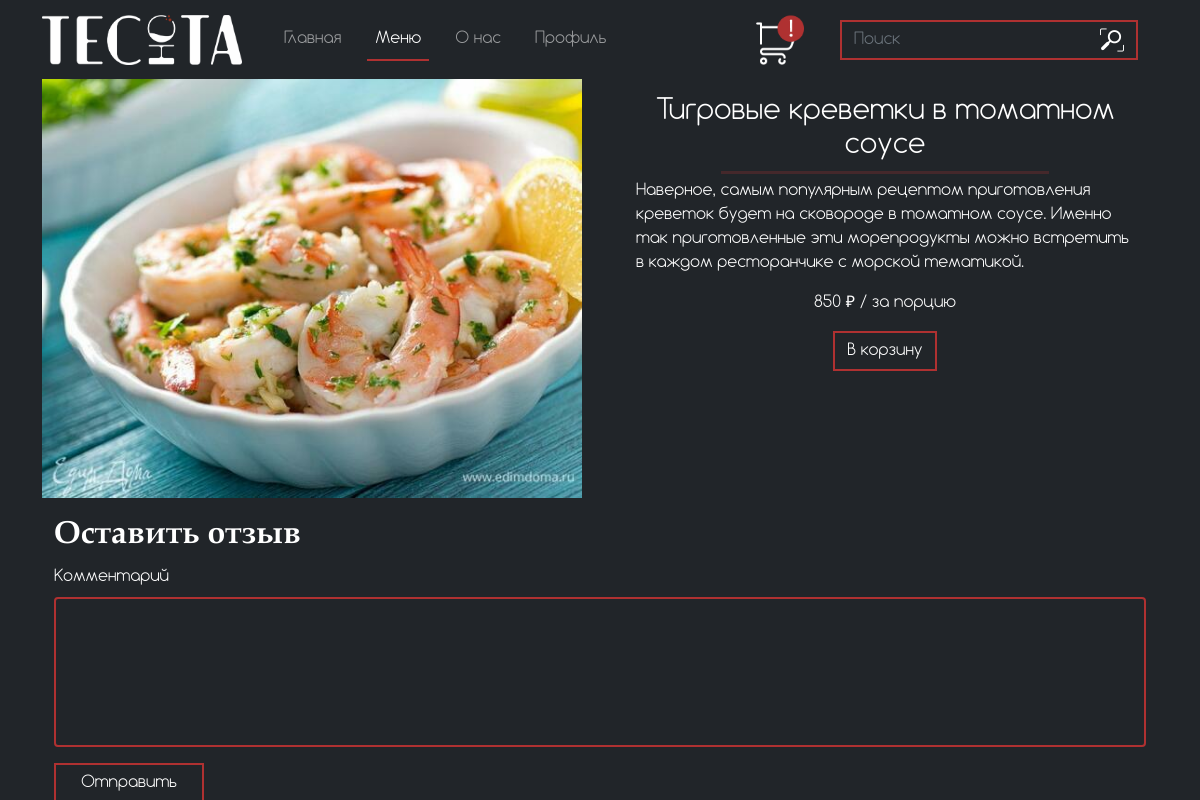
Screenshot of /output/full_discription_food?id=2 (signed in) with the database file from the repository.
### tables this page shows
CREATE TABLE `menu` (
  `id` int NOT NULL,
  `name` varchar(50) DEFAULT NULL,
  `img` varchar(500) DEFAULT NULL,
  `discription` varchar(500) DEFAULT NULL,
  `price` int DEFAULT NULL,
  `type` varchar(100) DEFAULT NULL
);

### output/full_discription_food.php (the view, shortened to what this page needs)
<?
    require '../functions/connect.php';
    $id = $_GET['id'];
    $give_food = $connect->query("SELECT * FROM `menu` WHERE `id` = '$id'");
    $food = $give_food->fetch(PDO::FETCH_ASSOC);
?>
<!DOCTYPE html>
<html lang="en">
<head>
    <link href="https://cdn.jsdelivr.net/npm/bootstrap@5.0.2/dist/css/bootstrap.min.css" rel="stylesheet">
    <link rel="stylesheet" href="../css/menu.css">
    <link rel="stylesheet" href="../css/style.css">
    <link rel="stylesheet" href="../css/full_disc_food.css">
</head>
<body class="bg-dark">
<header>
    <nav class="navbar navbar-expand-lg navbar-dark" id="navheader">
        <div class="container">
          <a class="navbar-brand" href="./index">
              <img src="../images/logo.png" class="img-fluid" style="width: 200px;" alt="">
            </a>
          <div class="collapse navbar-collapse" id="navbarSupportedContent">
            <ul class="navbar-nav me-auto mb-2 mb-lg-0">
              <li class="nav-item">
                <a class="nav-link" aria-current="page" href="./index">Главная</a>
              </li>
              <li class="nav-item">
                <a class="nav-link active" href="./menu">Меню</a>
              </li>
              <li class="nav-item">
                <a class="nav-link" href="./about_us">О нас</a>
              </li>
              <li class="nav-item">
                <a class="nav-link" href="<?
                  if($_SESSION['admin']){
                    echo './admin';
                  }
                  elseif($_SESSION['user']){
                    echo './profile';
                  }
                ?>">Профиль</a>
              </li>
            </ul>  <?php
              require '../functions/connect.php';
              $id_user = $_SESSION['user']['id'];
              $sql = $connect->query("SELECT `id_user` FROM `cart` WHERE `id_user` = '$id_user'");
              $row = $sql->fetch(PDO::FETCH_ASSOC);
                if($row['id_user'] == $id_user){?>
                  <button type="button" class="btn btn_backet" data-bs-toggle="modal" style="border: none; background-color: transparent;" data-bs-target="#modalCART">
                    <img src="../images/Group 1 (1).png" alt="" class="backet">
                  </button>
                <?}
                else{?>
                  <button type="button" class="btn btn_backet" data-bs-toggle="modal" style="border: none; background-color: transparent;" data-bs-target="#modalCART">
                    <img src="../images/basket.png" alt="" class="backet">
                  </button>
                <?}
            ?>
            <form class="d-flex" action="../output/search_res" method="GET">
            <input class="form-control me-2 search" style="width: 250px; border-right: none;" type="search" name="search" placeholder="Поиск" aria-label="Поиск">
                <button class="btn" style="margin-right: 20px; margin-left: -10px; border-left: none;" type="submit"><img src="../images/search.png" alt=""></button>
            </form>
          </div>
        </div>
      </nav>
</header>
<section style="color: white;">
    <div class="container" >
        <div class="row">
            <div class="col">
              <div class="img-zoom-container">
                <img id="myimage" src="/<?=$food['img']?>" width="540" alt="">
              </div>
            </div>
            <div class="col">
              <h3 style="text-align: center; margin-top: 2vh;"><?=$food['name']?></h3>
              <hr style="background: #AF3131; height: 3px;">
              <div style="display: flex; flex-direction: column;">
                <div style="margin: 0vw 2vw;">
                    <p><?=$food['discription']?></p>
                </div>
                <div style="text-align: center;">
                <p><?=$food['price']?> ₽ / <?
                        if($food['type'] == 'drinks'){
                          echo 'за 100мл';
                        }else{
                          echo 'за порцию';
                        }
                ?></p>
                     <?
                    if($_SESSION['user']){
                      ?><a href="../functions/add_basket.php?id=<?=$food['id']?>" class="btn">В корзину</a><?
                    }
                  ?>
                </div>
              </div>
            </div>
        </div>
        <div class="comment_food container">
        <h2>Оставить отзыв</h2>
          <form class="row g-3" method="POST" action="../functions/comment_food.php">
          <div class="col-12">
            <label for="inputAddress2" class="form-label">Комментарий</label>
            <textarea type="text" name="comment" class="form-control" style="height: 150px;" id="inputAddress2"></textarea>
          </div>
          <div class="col-12">
            <button type="submit" style="width: 150px" class="btn ">Отправить</button>
          </div>
        </form>
        </div>
    </div>
</section>
</body>
</html>

### css/menu.css (style rules this page uses)
* { list-style-type: none; margin: 0; padding: 0; }
.backet { margin-right: 2vw; }
hr { background: #fff; height: 2px; border: 0; margin: 15px auto; width: 60%; }
@media screen and (max-width: 1399px) { hr { margin: 5px auto; } }

### css/style.css (style rules this page uses)
* { list-style-type: none; margin: 0; padding: 0; font-family: 'Comfortaa'; }
.nav-link { margin-left: 1.5vw; }
.search { background-color: transparent; border: #AF3131 2px solid; border-radius: 0; }
.btn { background-color: transparent; border: #AF3131 2px solid; border-radius: 0; color: white; }
.form-control { background-color: transparent; color: white; border: #AF3131 2px solid; }
.active { border-bottom: #AF3131 2px solid; }
p { color: white; }
h2 { color: white; margin-top: 8vw; margin-bottom: 4vw; font-family: 'Book Antiqua Bold'; }
textarea { resize: none; }
form { color: white; }
.backet { margin-right: 2vw; width: 50px; }

### css/full_disc_food.css (style rules this page uses)
.img-zoom-container { position: relative; }
.comment_food { margin-top: 2vh; }
h2 { margin: 1vw 0vw; }

### rows the page displays
menu: img (picture), name "Тигровые креветки в томатном соусе", discription "Наверное, самым популярным рецептом приготовления креветок будет на сковороде в томатном соусе. Именно так приготовленные эти морепродукты можно встретить в каждом ресторанчике с морской тематикой.", price "850"
